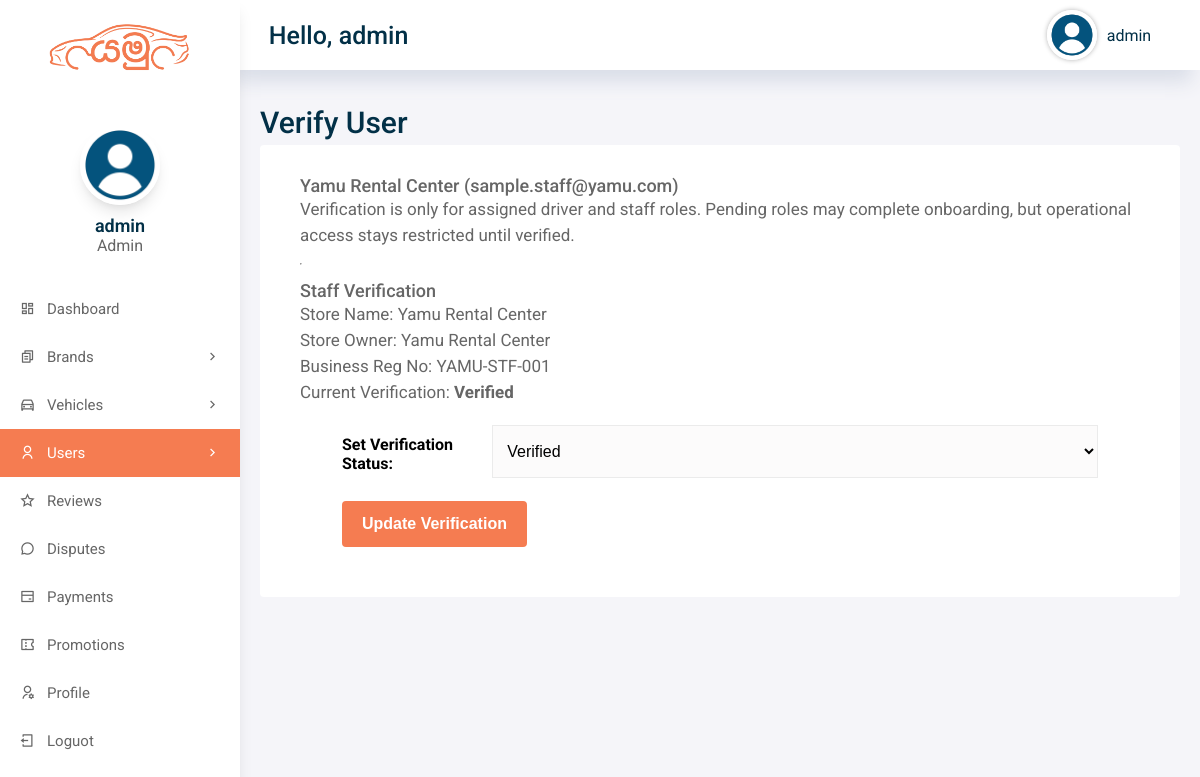
The page /admin/user-verify.php?user_id=6 (signed in) on the database its author committed.
### tables this page shows
CREATE TABLE IF NOT EXISTS `users` (
  `user_id` int(11) NOT NULL AUTO_INCREMENT,
  `username` varchar(50) DEFAULT NULL,
  `password` varchar(50) DEFAULT NULL,
  `role` enum('admin','staff','driver','customer') NOT NULL DEFAULT 'customer',
  `full_name` varchar(255) DEFAULT NULL,
  `email` varchar(255) DEFAULT NULL,
  `address` longtext,
  `city` varchar(50) DEFAULT NULL,
  `phone` varchar(11) DEFAULT NULL,
  `dob` varchar(50) DEFAULT NULL,
  `license_or_nic` varchar(100) DEFAULT NULL,
  `verification_status` varchar(20) NOT NULL DEFAULT 'verified',
  `bio` longtext,
  `profile_pic` varchar(255) DEFAULT NULL,
  `account_status` varchar(20) NOT NULL DEFAULT 'active',
  `rag_date` datetime DEFAULT NULL,
  `created_at` datetime DEFAULT NULL,
  `updated_at` datetime DEFAULT NULL,
  PRIMARY KEY (`user_id`)
);

CREATE TABLE IF NOT EXISTS `staff_profiles` (
  `staff_profile_id` INT(11) NOT NULL AUTO_INCREMENT,
  `user_id` INT(11) NOT NULL,
  `store_name` VARCHAR(255) DEFAULT NULL,
  `store_owner` VARCHAR(255) DEFAULT NULL,
  `business_registration_number` VARCHAR(100) DEFAULT NULL,
  `store_address` LONGTEXT DEFAULT NULL,
  `store_contact_number` VARCHAR(30) DEFAULT NULL,
  `store_email` VARCHAR(255) DEFAULT NULL,
  `verification_status` VARCHAR(20) NOT NULL DEFAULT 'pending',
  `verified_at` DATETIME DEFAULT NULL,
  `created_at` DATETIME DEFAULT CURRENT_TIMESTAMP,
  `updated_at` DATETIME DEFAULT CURRENT_TIMESTAMP ON UPDATE CURRENT_TIMESTAMP,
  PRIMARY KEY (`staff_profile_id`),
  UNIQUE KEY `uk_staff_profile_user` (`user_id`)
);

CREATE TABLE IF NOT EXISTS `user_roles` (
  `user_role_id` INT(11) NOT NULL AUTO_INCREMENT,
  `user_id` INT(11) NOT NULL,
  `role_key` VARCHAR(20) NOT NULL,
  `role_status` VARCHAR(20) NOT NULL DEFAULT 'active',
  `verification_status` VARCHAR(20) NOT NULL DEFAULT 'verified',
  `is_primary` TINYINT(1) NOT NULL DEFAULT 0,
  `assigned_by_user_id` INT(11) DEFAULT NULL,
  `verified_by_user_id` INT(11) DEFAULT NULL,
  `verified_at` DATETIME DEFAULT NULL,
  `notes` LONGTEXT DEFAULT NULL,
  `created_at` DATETIME DEFAULT CURRENT_TIMESTAMP,
  `updated_at` DATETIME DEFAULT CURRENT_TIMESTAMP ON UPDATE CURRENT_TIMESTAMP,
  PRIMARY KEY (`user_role_id`),
  UNIQUE KEY `uk_user_roles_user_role` (`user_id`, `role_key`),
  KEY `idx_user_roles_role_key` (`role_key`),
  KEY `idx_user_roles_role_status` (`role_status`),
  KEY `idx_user_roles_verification_status` (`verification_status`)
);

### includes/auth.php (called while the page is built, shortened)
<?php
function yamu_e($value)
{
    return htmlspecialchars((string) $value, ENT_QUOTES, 'UTF-8');
}
function yamu_normalize_role($role)
{
    $role = strtolower(trim((string) $role));
    $allowedRoles = ['admin', 'staff', 'driver', 'customer'];
    return in_array($role, $allowedRoles, true) ? $role : 'customer';
}
function yamu_role_label($role)
{
    return ucfirst(yamu_normalize_role($role));
}
function yamu_normalize_account_status($status, $role = 'customer')
{
    $status = strtolower(trim((string) $status));
    $allowedStatuses = ['active', 'pending', 'verified', 'suspended', 'rejected', 'deactivated'];
    return $status;
}
function yamu_normalize_role_status($status, $role = 'customer')
{
    return yamu_normalize_account_status($status, $role);
}
function yamu_normalize_verification_status($status, $role = 'customer')
{
    $status = strtolower(trim((string) $status));
    $allowedStatuses = ['unverified', 'pending', 'approved', 'rejected', 'verified'];
    return $status;
}
function yamu_table_exists($conn, $tableName)
{
    $key = spl_object_hash($conn) . ':' . $tableName;
    $escapedTable = mysqli_real_escape_string($conn, (string) $tableName);
    $result = @mysqli_query($conn, "SHOW TABLES LIKE '{$escapedTable}'");
    $exists = $result instanceof mysqli_result && $result->num_rows > 0;
    return $exists;
}
function yamu_fetch_user_roles($conn, $userId, $fallbackRole = 'customer', $fallbackAccountStatus = 'active', $fallbackVerificationStatus = 'verified')
{
    $assignments = [];
    $userId = (int) $userId;
    if ($conn && $userId > 0 && yamu_table_exists($conn, 'user_roles')) {
        $stmt = $conn->prepare(
            'SELECT role_key, role_status, verification_status, is_primary
             FROM user_roles
             WHERE user_id = ?
             ORDER BY is_primary DESC, created_at ASC'
        );
        if ($stmt) {
            $stmt->bind_param('i', $userId);
            $stmt->execute();
            $result = $stmt->get_result();
            if ($result) {
                while ($row = $result->fetch_assoc()) {
                    $role = yamu_normalize_role($row['role_key'] ?? 'customer');
                    $assignments[$role] = [
                        'role' => $role,
                        'role_status' => yamu_normalize_role_status($row['role_status'] ?? yamu_default_account_status_for_role($role), $role),
                        'verification_status' => yamu_normalize_verification_status($row['verification_status'] ?? yamu_default_verification_status_for_role($role), $role),
                        'is_primary' => (int) ($row['is_primary'] ?? 0) === 1,
                    ];
                }
            }
        }
    }
    if (!empty($assignments)) {
        return $assignments;
    }
    $role = yamu_normalize_role($fallbackRole);
    $assignments[$role] = [
        'role' => $role,
        'role_status' => yamu_normalize_role_status($fallbackAccountStatus, $role),
        'verification_status' => yamu_normalize_verification_status($fallbackVerificationStatus, $role),
        'is_primary' => true,
    ];
    return $assignments;
}
function yamu_fetch_user_by_id($conn, $userId)
{
    $stmt = $conn->prepare('SELECT * FROM users WHERE user_id = ? LIMIT 1');
    $stmt->bind_param('i', $userId);
    $stmt->execute();
    $result = $stmt->get_result();
    $row = $result ? $result->fetch_assoc() : null;
    return $row ?: null;
}
function yamu_fetch_role_profile($conn, $userId, $role)
{
    $userId = (int) $userId;
    $role = yamu_normalize_role($role);
    $tableByRole = [
        'customer' => 'customer_profiles',
        'driver' => 'driver_profiles',
        'staff' => 'staff_profiles',
        'admin' => 'admin_profiles',
    ];
    $table = $tableByRole[$role] ?? null;
    if (!$table || !yamu_table_exists($conn, $table)) {
        return null;
    }
    $stmt = $conn->prepare("SELECT * FROM {$table} WHERE user_id = ? LIMIT 1");
    $stmt->bind_param('i', $userId);
    $stmt->execute();
    $result = $stmt->get_result();
    $profile = $result ? $result->fetch_assoc() : null;
    return $profile ?: null;
}

### admin/user-verify.php (the view, shortened to what this page needs)
<?php
    require_once __DIR__ . '/../includes/auth.php';
    include 'includes/config.php';
    $userId = (int) ($_GET['user_id'] ?? 0);
    $user = yamu_fetch_user_by_id($conn, $userId);
    $assignments = yamu_fetch_user_roles(
        $conn,
        $userId,
        $user['role'] ?? 'customer',
        $user['account_status'] ?? 'active',
        $user['verification_status'] ?? 'verified'
    );
    $staffProfile = yamu_fetch_role_profile($conn, $userId, 'staff') ?? [];
?>
<!DOCTYPE html>
<html lang="en">
<head>
    <?php include('includes/header.php'); ?>
</head>
<body>
    <div class="grid-container">
        <?php include('includes/menu.php'); ?>
        <?php include('includes/aside.php'); ?>
        <main class="main">
            <h2>Verify User</h2>
            <div class="main-cards">
                <div class="card">
                    <h3><?php echo yamu_e($user['full_name']); ?> (<?php echo yamu_e($user['email']); ?>)</h3>
                    <p>Verification is only for assigned driver and staff roles. Pending roles may complete onboarding, but operational access stays restricted until verified.</p>
                    <?php foreach (['driver', 'staff'] as $verificationRole) { ?>
                        <?php if (!isset($assignments[$verificationRole])) { continue; } ?>
                        <?php $assignment = $assignments[$verificationRole]; ?>
                        <hr>
                        <h3><?php echo yamu_e(yamu_role_label($verificationRole)); ?> Verification</h3>
                        <?php if ($verificationRole === 'staff') { ?>
                            <p>Store Name: <?php echo yamu_e($staffProfile['store_name'] ?? ''); ?></p>
                            <p>Store Owner: <?php echo yamu_e($staffProfile['store_owner'] ?? ''); ?></p>
                            <p>Business Reg No: <?php echo yamu_e($staffProfile['business_registration_number'] ?? ''); ?></p>
                        <?php } ?>
                        <p>Current Verification: <strong><?php echo yamu_e(ucfirst($assignment['verification_status'] ?? 'pending')); ?></strong></p>
                        <form action="includes/user-role-management.php" method="POST" class="signup-form">
                            <div class="form-group">
                                <label for="verification_status_<?php echo yamu_e($verificationRole); ?>">Set Verification Status:</label>
                                <select name="verification_status" id="verification_status_<?php echo yamu_e($verificationRole); ?>">
                                    <option value="verified" <?php echo in_array(($assignment['verification_status'] ?? ''), ['verified', 'approved'], true) ? 'selected' : ''; ?>>Verified</option>
                                </select>
                            </div>
                            <button type="submit" name="verifyUserRole" class="btn main-btn">Update Verification</button>
                        </form>
                    <?php } ?>
                </div>
            </div>
        </main>
    </div>
</body>
</html>

### assets/css/style.css (style rules this page uses)
* { margin: 0; padding: 0; box-sizing: border-box; }
:root { --primary-color: #F57C51; --secondary-color: #FDE5DC; --text-color: #023047; --text-gray: #666666; --bg-color: #F2F5F7; --primary-font: 'Ubuntu', sans-serif; --secondry-font: 'Roboto', sans-serif; }
html { scroll-behavior: smooth; }
body { font-family: var(--secondry-font); overflow-x: hidden; }
h2 { color: var(--text-color); font-size: 45px; font-weight: 700; line-height: 45px; }
h3 { color: var(--text-gray); font-weight: 500; font-size: 18px; }
p { color: var(--text-gray); font-size: 17px; line-height: 26px; }
.btn { box-sizing: border-box; padding: 12px 18px; border-radius: 4px; display: inline-block; cursor: pointer; position: relative; transition: 0.3s ease-in-out; font-size: 16px; font-weight: 700; }
.main-btn { background: var(--primary-color); color: #FFF; border: 2px solid var(--primary-color); }
.card { min-width: 200px; height: auto; box-shadow: rgba(149, 157, 165, 0.2) 0px 8px 24px; border-radius: 8px; transition: all .3s; text-align: center; }
.card hr { color: var(--text-gray); margin: 15px 0; }
.form-group { position: relative; width: 100%; margin-bottom: 23px; text-align: left; }
.form-group label { font-size: 16px; font-weight: bold; margin-bottom: 5px; display: block; }
.form-group input, .form-group select, .form-group textarea { display: block; width: 100%; border: 1px solid #ebebeb; padding: 11px 10px; box-sizing: border-box; font-weight: 500; font-size: 16px; background: #FCFBFB; text-align: left; }
.form-group select { min-height: 46px; }

### admin/assets/css/admin-style.css (style rules this page uses)
:root { --primary-color: #F57C51; --secondary-color: #FDE5DC; --text-color: #023047; --text-gray: #666666; --bg-color: #F2F5F7; --primary-font: 'Ubuntu', sans-serif; --secondry-font: 'Roboto', sans-serif; --box-shadow: rgba(0, 0, 0, 0.1) 0px 10px 15px -3px, rgba(0, 0, 0, 0.05) 0px 4px 6px -2px; }
body { margin: 0; min-height: 100vh; background: #f5f5f9; }
.grid-container { display: grid; grid-template-columns: 240px 1fr; grid-template-rows: 70px 1fr; grid-template-areas: "sidenav header" "sidenav main"; min-height: 100vh; }
.main { grid-area: main; width: calc(100% - 40px); max-width: 1440px; margin: 30px auto; }
.main h2 { font-size: 30px; font-weight: 500; }
.card { display: flex; flex-direction: column; align-items: flex-start; text-align: left; width: 100%; height: auto; background-color: #FFF; box-shadow: none; padding: 30px 40px; box-sizing: border-box; border-radius: 4px; cursor: context-menu !important; }
form { width: 90%; margin: 20px auto; }
form .form-group { display: flex; }
form .form-group label { width: 25%; margin-top: 10px; }
.form-group input, select, textarea { display: block; width: 100%; border: 1px solid #d6d6d6; padding: 11px 10px; box-sizing: border-box; font-weight: 500; font-size: 13px; background: #FCFBFB; }
.form-group select option { margin: 30px; }

### rows shown on the page
users: full_name "Yamu Rental Center", email "sample.staff@yamu.com"
staff_profiles: store_name "Yamu Rental Center", store_owner "Yamu Rental Center", business_registration_number "YAMU-STF-001"
user_roles: verification_status "Verified"

### other values the page prints
yamu_e($_SESSION['admin']['username']) "admin"
yamu_e($_SESSION['admin']['name']) "admin"
yamu_e($_SESSION['admin']['role'] ?? 'admin') "Admin"
yamu_e(yamu_role_label($verificationRole)) "Staff"
